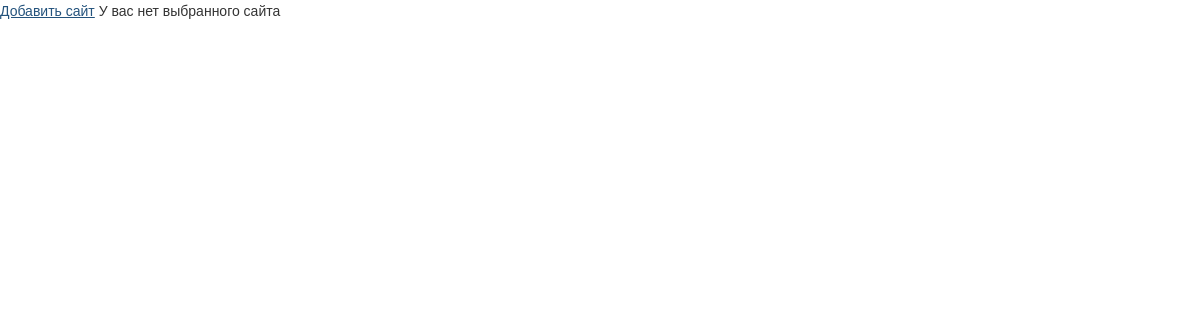
Before: /mysite (signed in) with the older database file.
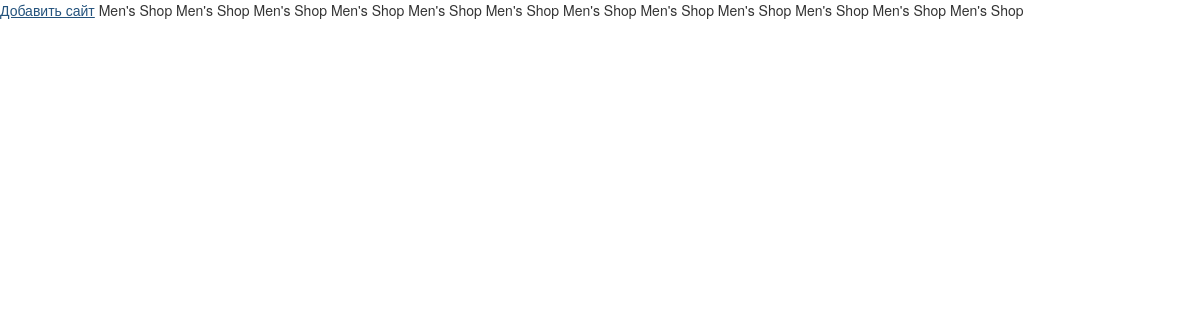
After: the same page with the newer database file.
### management_site/models.py (models this page shows, shortened)
class UserSite(models.Model):
    user = models.ForeignKey(User, on_delete=models.CASCADE)
    site = models.ForeignKey(Site, on_delete=models.CASCADE)
    url_address = models.SlugField(max_length=120, unique=True)

class Site(models.Model):
    title = models.CharField(max_length=120)
    cost = models.DecimalField(max_digits=5, decimal_places=2,null=True)
    is_top = models.BooleanField(default=False,null=True)
    photo = models.ImageField(upload_to="images/", null=True, blank=True)
    description = models.TextField(blank=True)
    category = models.ForeignKey(Category, on_delete=models.CASCADE, null=True)
    client_url = models.CharField(max_length=120, blank=True)
    admin_url = models.CharField(max_length=120, blank=True)

### management_site/views.py (the view)
# urls.py: path('mysite', views.MySiteListView.as_view(), name='mysite_page'),
class MySiteListView(ListView, LoginRequiredMixin):
    template_name = 'management/mysite.html'
    model = UserSite
    context_object_name = 'mysites'
    def get_queryset(self):
        qs = super().get_queryset()
        return qs.filter(user=self.request.user)

### templates/management/mysite.html
{% extends 'management/base.html' %}
{% block content %}
<a href="{% url 'management:site_list_page' %}">Добавить сайт</a>
{% for mysite in mysites %}
    {{mysite.site.title}}
{% empty %}
	У вас нет выбранного сайта
{% endfor %}
{% endblock %}

### templates/management/base.html (shortened to what this page needs)
<!DOCTYPE html>
<html>
<head>
	{% load static %}
	  <link rel="stylesheet" href="https://maxcdn.bootstrapcdn.com/bootstrap/3.4.1/css/bootstrap.min.css">
</head>
<body>
	{% block content %}
    {% endblock %}
</body>
</html>

Changed rows visible on the page:
added UserSite: site "Men's Shop"
added UserSite: site "Men's Shop"
added UserSite: site "Men's Shop"
added UserSite: site "Men's Shop"
added UserSite: site "Men's Shop"
added UserSite: site "Men's Shop"
added UserSite: site "Men's Shop"
added UserSite: site "Men's Shop"
added UserSite: site "Men's Shop"
added UserSite: site "Men's Shop"
added UserSite: site "Men's Shop"
added UserSite: site "Men's Shop"
Other visible differences:
text no longer shown: "У вас нет выбранного сайта"
